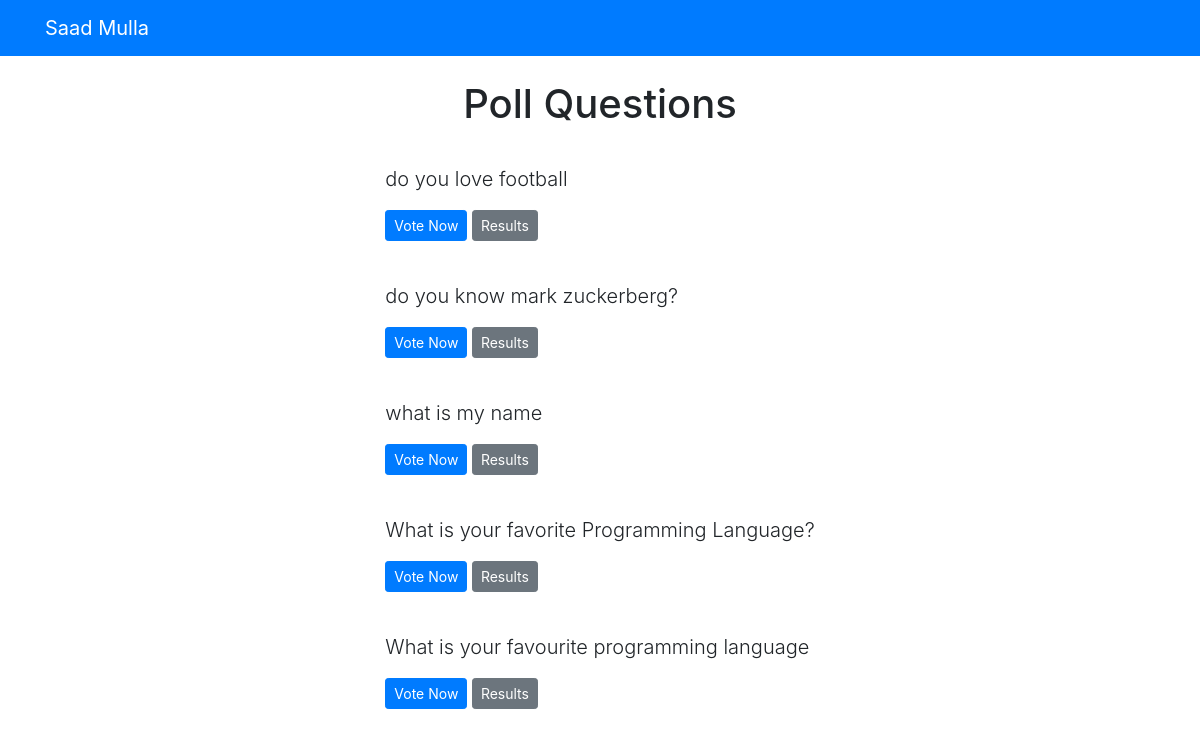
The page /voteapp1/ on the database its author committed.
### voteapp1/models.py (models this page shows, shortened)
class Question(models.Model):
	question_text = models.CharField(max_length = 200)
	pub_date = models.DateTimeField('date published')

### voteapp1/views.py (the view)
# urls.py: path('', views.index, name ='index'),
def index(request):
	latest_question_list = Question.objects.order_by('-pub_date')[:5]
	context = {'latest_question_list': latest_question_list}
	return render(request, 'voteapp1/index.html', context)

### templates/voteapp1/index.html
{% extends 'base.html' %}
{% block content %}
<h1 class="text-center mb-3">Poll Questions</h1>
{% if latest_question_list %}
{% for question in latest_question_list %}
<div class="card-mb-3">
	<div class="card-body">
		<p class="lead">{{ question.question_text }}</p>
		<a href="{% url 'voteapp1:detail' question.id %}" class="btn btn-primary btn-sm">Vote Now</a>
		<a href="{% url 'voteapp1:results' question.id %}" class="btn btn-secondary btn-sm">Results</a>
	</div>
</div>
{% endfor %}
{% else %}
<p>No polls available</p>
{% endif %}
{% endblock %}

### rows shown on the page
Question: question_text "do you love football"
Question: question_text "do you know mark zuckerberg?"
Question: question_text "what is my name"
Question: question_text "What is your favorite Programming Language?"
Question: question_text "What is your favourite programming language"
